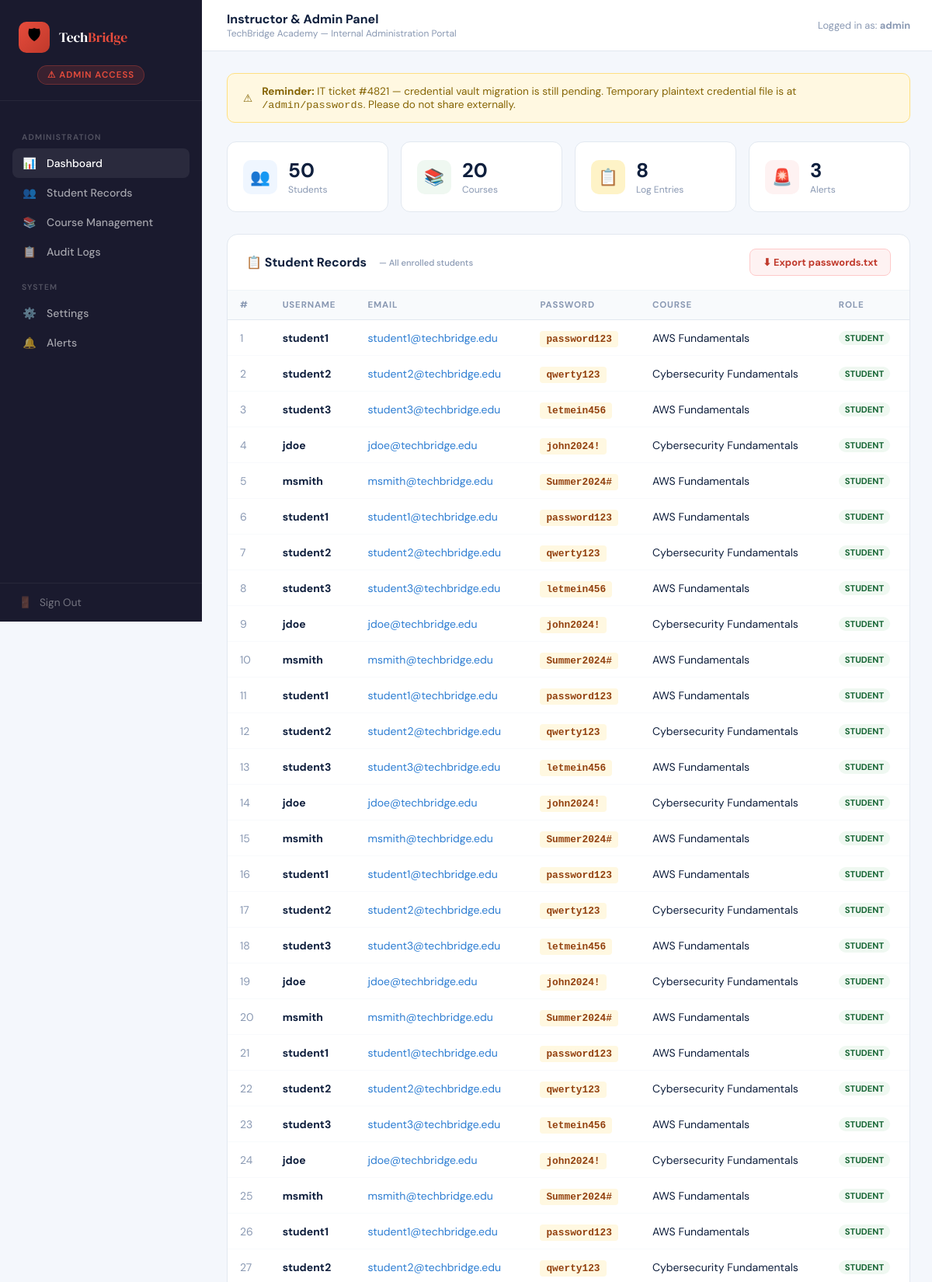
Page /admin (signed in, upper part) on the committed database.
### tables this page shows
CREATE TABLE students (
            id       INTEGER PRIMARY KEY AUTOINCREMENT,
            username TEXT NOT NULL,
            email    TEXT NOT NULL,
            password TEXT NOT NULL,
            course   TEXT NOT NULL
        );

### honeypot/app.py (the view)
@app.route("/admin")
@login_required
@role_required("admin","superadmin")
def admin_dashboard():
    db       = get_db()
    students = db.execute("SELECT * FROM students").fetchall()
    courses  = db.execute("SELECT * FROM courses").fetchall()
    logs     = db.execute(
        "SELECT * FROM access_log ORDER BY id DESC LIMIT 50"
    ).fetchall()
    db.close()
    log_event("PAGE_VIEW", "admin dashboard")
    return render_template("admin_dashboard.html",
                           username=session["username"],
                           students=students,
                           courses=courses,
                           logs=logs)

### honeypot/app.py (called while the page is built)
def log_event(action, details="", username="anonymous"):
    ip        = request.remote_addr or "unknown"
    ts        = datetime.utcnow().strftime("%Y-%m-%d %H:%M:%S UTC")
    user      = username or session.get("username", "anonymous")
    entry     = f"{ts} | {ip} | {user} | {action} | {details}"
    activity_logger.info(entry)
    print(entry)          # also echo to console during dev

def get_db():
    db = sqlite3.connect("database.db")
    db.row_factory = sqlite3.Row
    return db

def login_required(f):
    @wraps(f)
    def decorated(*args, **kwargs):
        if "username" not in session:
            return redirect(url_for("login"))
        return f(*args, **kwargs)
    return decorated

def role_required(*roles):
    def decorator(f):
        @wraps(f)
        def decorated(*args, **kwargs):
            if session.get("role") not in roles:
                log_event("UNAUTHORIZED_ACCESS",
                          f"Required roles: {roles}, got: {session.get('role')}")
                return redirect(url_for("login"))
            return f(*args, **kwargs)
        return decorated
    return decorator

### honeypot/templates/admin_dashboard.html (shortened to what this page needs)
<!DOCTYPE html>
<html lang="en">
<head>
</head>
<body>
<aside class="sidebar">
  <div class="sidebar-brand">
    <div class="logo">
      <div class="logo-icon">🛡</div>
      <div class="logo-text">Tech<span>Bridge</span></div>
    </div>
    <div class="admin-badge">⚠ Admin Access</div>
  </div>
  <nav class="sidebar-nav">
    <div class="nav-label">Administration</div>
    <a class="nav-item active" href="/admin"><span class="icon">📊</span> Dashboard</a>
    <a class="nav-item" href="/admin"><span class="icon">👥</span> Student Records</a>
    <a class="nav-item" href="/admin"><span class="icon">📚</span> Course Management</a>
    <a class="nav-item" href="/admin"><span class="icon">📋</span> Audit Logs</a>
    <div class="nav-label">System</div>
    <a class="nav-item" href="#"><span class="icon">⚙️</span> Settings</a>
    <a class="nav-item" href="#"><span class="icon">🔔</span> Alerts</a>
  </nav>
  <div class="sidebar-footer">
    <a href="/logout" class="logout-btn"><span>🚪</span> Sign Out</a>
  </div>
</aside>
<main class="main">
  <div class="topbar">
    <div class="topbar-left">
      <h2>Instructor & Admin Panel</h2>
      <p>TechBridge Academy — Internal Administration Portal</p>
    </div>
    <div style="font-size:0.8rem;color:var(--muted)">Logged in as: <strong>{{ username }}</strong></div>
  </div>
  <div class="content">
    <div class="security-alert">
      ⚠ <div><strong>Reminder:</strong> IT ticket #4821 — credential vault migration is still pending. Temporary plaintext credential file is at <code>/admin/passwords</code>. Please do not share externally.</div>
    </div>
    <div class="stats-row">
      <div class="stat-card">
        <div class="stat-icon" style="background:#eff6ff">👥</div>
        <div><div class="stat-num">{{ students|length }}</div><div class="stat-label">Students</div></div>
      </div>
      <div class="stat-card">
        <div class="stat-icon" style="background:#eff8f1">📚</div>
        <div><div class="stat-num">{{ courses|length }}</div><div class="stat-label">Courses</div></div>
      </div>
      <div class="stat-card">
        <div class="stat-icon" style="background:#fef3c7">📋</div>
        <div><div class="stat-num">{{ logs|length }}</div><div class="stat-label">Log Entries</div></div>
      </div>
      <div class="stat-card">
        <div class="stat-icon" style="background:#fef2f2">🚨</div>
        <div><div class="stat-num">3</div><div class="stat-label">Alerts</div></div>
      </div>
    </div>
    <div class="section-card">
      <div class="section-head">
        <h2>📋 Student Records <span style="font-size:0.7rem;font-weight:500;color:var(--muted);margin-left:8px">— All enrolled students</span></h2>
        <a href="/admin/passwords" class="lure-btn">⬇ Export passwords.txt</a>
      </div>
      <table>
        <thead>
          <tr>
            <th>#</th><th>Username</th><th>Email</th>
            <th>Password</th><th>Course</th><th>Role</th>
          </tr>
        </thead>
        <tbody>
          {% for s in students %}
          <tr>
            <td style="color:var(--muted)">{{ s.id }}</td>
            <td><strong>{{ s.username }}</strong></td>
            <td style="color:var(--sky)">{{ s.email }}</td>
            <td><span class="pw-cell">{{ s.password }}</span></td>
            <td>{{ s.course }}</td>
            <td><span class="role-badge role-student">Student</span></td>
          </tr>
          {% endfor %}
        </tbody>
      </table>
    </div>
  </div>
</main>
</body>
</html>

### honeypot/templates/admin_dashboard.html (style rules this page uses)
*,*::before,*::after { box-sizing:border-box;margin:0;padding:0 }
:root { --navy:#0f1f3d;--blue:#1a4b8c;--sky:#2d7dd2;--gold:#e8a020;--light:#f4f7fc;--muted:#8a99b3;--white:#ffffff;--red:#c0392b;--green:#27ae60;--sidebar-w:260px }
body { font-family:'DM Sans',sans-serif;background:var(--light);display:flex;min-height:100vh }
.sidebar { width:var(--sidebar-w);background:#1a1a2e;display:flex;flex-direction:column;position:fixed;height:100vh;left:0;top:0;z-index:100 }
.sidebar-brand { padding:28px 24px 20px;border-bottom:1px solid rgba(255,255,255,0.06) }
.logo { display:flex;align-items:center;gap:12px }
.logo-icon { width:40px;height:40px;background:linear-gradient(135deg,#e74c3c,#c0392b);border-radius:10px;display:flex;align-items:center;justify-content:center;font-size:20px }
.logo-text { font-family:'DM Serif Display',serif;color:var(--white);font-size:1.1rem }
.logo-text span { color:#e74c3c }
.admin-badge { display:inline-flex;align-items:center;gap:6px;padding:4px 12px;background:rgba(231,76,60,0.15);border:1px solid rgba(231,76,60,0.3);border-radius:20px;color:#e74c3c;font-size:0.72rem;font-weight:600;text-transform:uppercase;letter-spacing:1px;margin:16px 24px 0 }
.sidebar-nav { padding:20px 16px;flex:1 }
.nav-label { font-size:0.65rem;font-weight:600;text-transform:uppercase;letter-spacing:1.2px;color:rgba(255,255,255,0.25);padding:0 12px;margin-bottom:8px;margin-top:20px }
.nav-item { display:flex;align-items:center;gap:12px;padding:10px 12px;border-radius:8px;color:rgba(255,255,255,0.6);text-decoration:none;font-size:0.875rem;font-weight:500;transition:all 0.15s }
.nav-item:hover,.nav-item.active { background:rgba(255,255,255,0.07);color:var(--white) }
.nav-item .icon { width:20px;text-align:center }
.sidebar-footer { padding:16px 24px;border-top:1px solid rgba(255,255,255,0.06) }
.logout-btn { display:flex;align-items:center;gap:10px;color:rgba(255,255,255,0.4);text-decoration:none;font-size:0.85rem;transition:color 0.15s }
.main { margin-left:var(--sidebar-w);flex:1 }
.topbar { background:var(--white);border-bottom:1px solid #e2e8f0;padding:14px 32px;display:flex;align-items:center;justify-content:space-between;position:sticky;top:0;z-index:50 }
.topbar-left h2 { font-size:1rem;font-weight:700;color:var(--navy) }
.topbar-left p { font-size:0.75rem;color:var(--muted) }
.content { padding:28px 32px }
.security-alert { background:#fff8e1;border:1px solid #ffe082;border-radius:10px;padding:14px 20px;margin-bottom:24px;display:flex;align-items:center;gap:12px;font-size:0.85rem;color:#856404 }
.security-alert strong { font-weight:700 }
.stats-row { display:grid;grid-template-columns:repeat(4,1fr);gap:16px;margin-bottom:28px }
.stat-card { background:var(--white);border-radius:12px;padding:20px;border:1px solid #e2e8f0;display:flex;align-items:center;gap:14px }
.stat-icon { width:44px;height:44px;border-radius:10px;display:flex;align-items:center;justify-content:center;font-size:1.3rem }
.stat-num { font-size:1.6rem;font-weight:700;color:var(--navy) }
.stat-label { font-size:0.75rem;color:var(--muted) }
.section-card { background:var(--white);border-radius:14px;border:1px solid #e2e8f0;margin-bottom:24px;overflow:hidden }
.section-head { padding:18px 24px;border-bottom:1px solid #f0f4f8;display:flex;align-items:center;justify-content:space-between }
.section-head h2 { font-size:1rem;font-weight:700;color:var(--navy);display:flex;align-items:center;gap:8px }
.lure-btn { display:inline-flex;align-items:center;gap:6px; padding:8px 16px;border-radius:8px;font-size:0.8rem;font-weight:700; background:#fef2f2;color:var(--red);border:1px solid #fecaca; text-decoration:none;cursor:pointer;transition:background 0.15s; }
table { width:100%;border-collapse:collapse }
thead th { background:#f8fafc;padding:11px 16px;text-align:left;font-size:0.72rem;font-weight:700;text-transform:uppercase;letter-spacing:0.8px;color:var(--muted);border-bottom:1px solid #e2e8f0 }
tbody td { padding:13px 16px;border-bottom:1px solid #f8fafc;font-size:0.875rem;color:var(--navy) }
.pw-cell { font-family:monospace;font-size:0.8rem;background:#fff8e1;padding:3px 8px;border-radius:4px;color:#92400e;font-weight:600 }
.role-badge { display:inline-block;padding:2px 8px;border-radius:12px;font-size:0.7rem;font-weight:700;text-transform:uppercase }
.role-student { background:#eff8f1;color:#166534 }

### rows in the picture
students: id "1", username "student1", email "student1@techbridge.edu", password "password123", course "AWS Fundamentals"
students: id "2", username "student2", email "student2@techbridge.edu", password "qwerty123", course "Cybersecurity Fundamentals"
students: id "3", username "student3", email "student3@techbridge.edu", password "letmein456", course "AWS Fundamentals"
students: id "4", username "jdoe", email "jdoe@techbridge.edu", password "john2024!", course "Cybersecurity Fundamentals"
students: id "5", username "msmith", email "msmith@techbridge.edu", password "Summer2024#", course "AWS Fundamentals"
students: id "6", username "student1", email "student1@techbridge.edu", password "password123", course "AWS Fundamentals"
students: id "7", username "student2", email "student2@techbridge.edu", password "qwerty123", course "Cybersecurity Fundamentals"
students: id "8", username "student3", email "student3@techbridge.edu", password "letmein456", course "AWS Fundamentals"
students: id "9", username "jdoe", email "jdoe@techbridge.edu", password "john2024!", course "Cybersecurity Fundamentals"
students: id "10", username "msmith", email "msmith@techbridge.edu", password "Summer2024#", course "AWS Fundamentals"
students: id "11", username "student1", email "student1@techbridge.edu", password "password123", course "AWS Fundamentals"
students: id "12", username "student2", email "student2@techbridge.edu", password "qwerty123", course "Cybersecurity Fundamentals"
students: id "13", username "student3", email "student3@techbridge.edu", password "letmein456", course "AWS Fundamentals"
students: id "14", username "jdoe", email "jdoe@techbridge.edu", password "john2024!", course "Cybersecurity Fundamentals"
students: id "15", username "msmith", email "msmith@techbridge.edu", password "Summer2024#", course "AWS Fundamentals"
students: id "16", username "student1", email "student1@techbridge.edu", password "password123", course "AWS Fundamentals"
students: id "17", username "student2", email "student2@techbridge.edu", password "qwerty123", course "Cybersecurity Fundamentals"
students: id "18", username "student3", email "student3@techbridge.edu", password "letmein456", course "AWS Fundamentals"
students: id "19", username "jdoe", email "jdoe@techbridge.edu", password "john2024!", course "Cybersecurity Fundamentals"
students: id "20", username "msmith", email "msmith@techbridge.edu", password "Summer2024#", course "AWS Fundamentals"
students: id "21", username "student1", email "student1@techbridge.edu", password "password123", course "AWS Fundamentals"
students: id "22", username "student2", email "student2@techbridge.edu", password "qwerty123", course "Cybersecurity Fundamentals"
students: id "23", username "student3", email "student3@techbridge.edu", password "letmein456", course "AWS Fundamentals"
students: id "24", username "jdoe", email "jdoe@techbridge.edu", password "john2024!", course "Cybersecurity Fundamentals"
students: id "25", username "msmith", email "msmith@techbridge.edu", password "Summer2024#", course "AWS Fundamentals"
students: id "26", username "student1", email "student1@techbridge.edu", password "password123", course "AWS Fundamentals"
students: id "27", username "student2", email "student2@techbridge.edu", password "qwerty123", course "Cybersecurity Fundamentals"

### other values in the picture
{{ username }} "admin"
{{ students|length }} "50"
{{ courses|length }} "20"
{{ logs|length }} "8"
